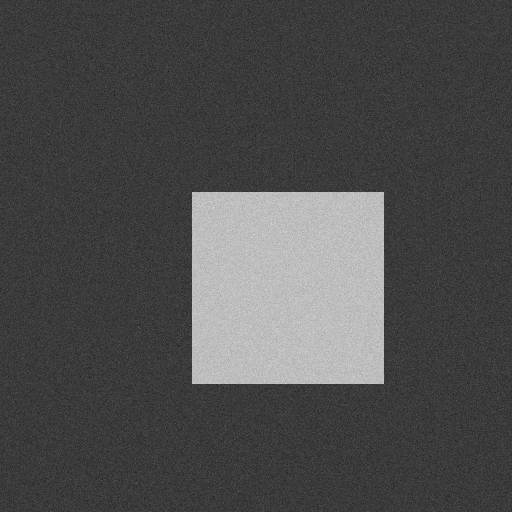
#> input picture DCC/1/demo.png, 1024 x 1024 px (shown at 1/2 size)
$ python bench.py
#> lines starting #> are read from the running program, lines starting #| are printed output that depends on the picture
### DCC/model.py
#!/usr/bin/python3
# -*- encoding: utf-8 -*-
'''
@File      : model.py
@Time      : 2020/03/11
@Reference : https://lcondat.github.io/software.html
'''
__all__ = ('Denoising', )


import numpy as np
import matplotlib.pyplot as plt
from PIL import Image


class Denoising:
    def __init__(self, y=None):
        '''Initialize Denoising object.

        Argument:
            - y: numpy.ndarray, default is `self._default_image()`

        Example:
                >>> from matplotlib.pyplot import cm
                >>> .
                >>> algorithms = 'TN', 'TV', 'TNV', 'TGV'
                >>> .
                >>> d = Denoising()
                >>> fig = plt.figure()
                >>> length = len(algorithms) + 1
                >>> fig.add_subplot(1, length, 1)
                >>> plt.imshow(d.y, cmap=cm.gray)
                >>> plt.title('Noised Image')
                >>> for ith, algorithm in enumerate(algorithms):
                ...     fig.add_subplot(1, length, ith+2)
                ...     plt.imshow(d.apply(algorithm), cmap=cm.gray)
                ...     plt.title(algorithm)
                >>> plt.show()
        '''
        self.y = self._default_image() if y is None else y
        if isinstance(self.y, np.ndarray):
            self.y = self.y.astype(float) / self.y.max()
        self._shape = self.y.shape
        self._flag = len(self._shape)==2 and self._shape[0]==self._shape[1]


    # [4 lines left out: function __repr__, not called in this run]


    def apply(self, algorithm, **kwargs):
        '''Apply image denoising algorithm.
        '''
        dimension = len(self._shape)
        if dimension == 2:
            api = getattr(self, algorithm, None)
            assert api is not None, f'The algorithm `{algorithm}` does not exist.'
            if self._flag:
                return api(**kwargs)
            else:
                side = max(self._shape)
                I = Image.fromarray(self.y).resize((side, side))
                J = Denoising(np.array(I).T).apply(algorithm, **kwargs)
                K = Image.fromarray(J).resize(self._shape)
                return (np.array(K)).T
        elif dimension == 3:
            x = np.ndarray(self._shape)
            for rgb in range(self._shape[-1]):
                x[:, :, rgb] = Denoising(self.y[:, :, rgb]).apply(algorithm, **kwargs)
            return x
        else:
            raise NotImplementedError


    # [24 lines left out: function show, not called in this run]


    def TV(self, λ=0.1, τ=0.01, ρ=1.0, epochs=100):
        r'''Denoising/smoothing a given image y with the isotropic total variation.

        .. math::

            \min ||x-y||_2^2/2 + λ||∇x||_1,2

        Argument:
            - λ: float, lambda
            - τ: float, calculate proximal parameter
            - ρ: float, relaxation parameter in [1,2)
            - epochs: int, number of iterations

        Return:
            - numpy.ndarray, same size as `self.y`

        Example:
            >>> I = np.zeros((nx, ny))
            >>> J = 0.1*np.random.normal(0, 1, (nx, ny)) + I
            >>> K = Denoising(J).TV()

        Reference:
            The over-relaxed Chambolle-Pock algorithm is described in L. Condat,
            "A primal-dual splitting method for convex optimization involving
            Lipschitzian, proximable and linear composite terms", J. Optimization
            Theory and Applications, vol. 158, no. 2, pp. 460-479, 2013.
        '''
        assert self._flag, 'Maybe you should consider `self.apply`'

        y = self.y
        σ = 1 / (8*τ)

        x2 = y.copy()
        Dh2, Dv2 = self._prox_sigma_g_conj(*self._D(x2), λ=λ)  # initialize dual solution

        for ith in range(epochs):
            x = self._prox_tau_f(x2-τ*self._Dadj(Dh2, Dv2), y, τ)
            d = self._D(2*x - x2)
            Dh, Dv = self._prox_sigma_g_conj(Dh2+σ*d[0], Dv2+σ*d[1], λ=λ)
            x2 += ρ * (x-x2)
            Dh2 += ρ * (Dh-Dh2)
            Dv2 += ρ * (Dv-Dv2)

        return x


    # [197 lines left out: functions TNV, TGV, TN, Tikhonov, add_noise, _default_image, not called in this run]


    def _noise(self, y, μ=0.5, σ=0.1):
        return np.random.normal(μ, σ, y.shape)


    # [5 lines left out: function _debug, not called in this run]


    def _D(self, x):
        # ∇
        width, height, *_ = self._shape  # 2-dimension
        Dh = np.concatenate((np.diff(x, 1, 0), np.zeros((1, width))), axis=0)
        Dv = np.concatenate((np.diff(x, 1, 1), np.zeros((height, 1))), axis=1)
        return Dh, Dv


    # [7 lines left out: function _J, not called in this run]


    def _Dadj(self, Dh, Dv, head=slice(0, 1), body=slice(0, None), tail=slice(-1, -1)):
        D2h = np.concatenate((Dh[head, :], np.diff(Dh[body, :], 1, 0), Dh[tail, :]), axis=0)
        D2v = np.concatenate((Dv[:, head], np.diff(Dv[:, body], 1, 1), Dh[:, tail]), axis=1)
        return -(D2h + D2v)


    # [6 lines left out: function _Jadj, not called in this run]


    def _prox_tau_f(self, x, y, τ):
        return (x + τ*y) / (1 + τ)


    # [4 lines left out: function _prox_tau_fr, not called in this run]


    def _prox_sigma_g_conj(self, *Ds, λ):
        TV = np.sqrt(sum(D**2 for D in Ds)) / λ
        TV = TV.clip(1, None)  # limit the values to [1, inf]
        return tuple(D/TV for D in Ds)


    # [9 lines left out: function _prox_g, not called in this run]


# [12 lines that do not run on import are left out]

### DCC/1/bench.py
#!/usr/bin/python3
import sys
sys.path.append('../0')

import matplotlib.pyplot as plt

from model import Denoising


I = plt.imread('demo.png')[:, :, 0]
#> I: shape (1024, 1024) float32; min 0.0314, max 0.957, mean 0.301
d = Denoising(I)
J = d.apply('TV')
#> in _D, `Dh = np.concatenate((np.diff(x, 1, 0), np.zeros((1, width))), axis=0)`:
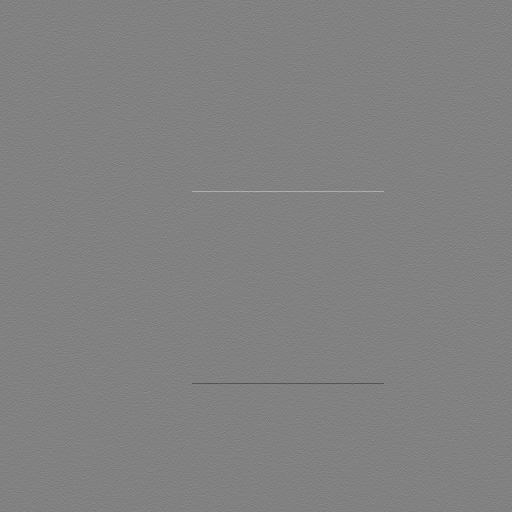
#> Dh: shape (1024, 1024) float64 (shown at 1/2 size); min -0.791, max 0.766, mean 4.02e-06; drawn with min black and max white
#> in _prox_sigma_g_conj, `TV = np.sqrt(sum(D**2 for D in Ds)) / λ`:
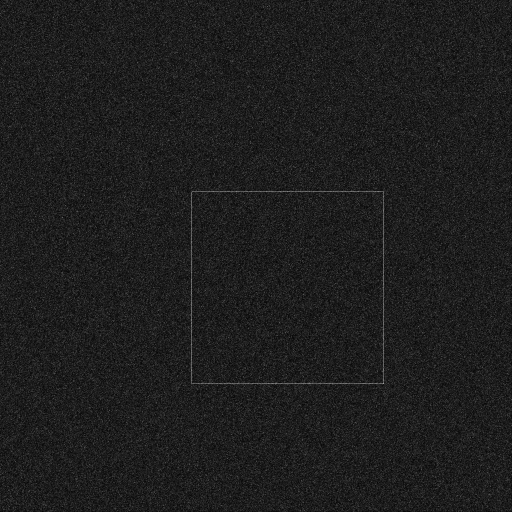
#> TV: shape (1024, 1024) float64 (shown at 1/2 size); min 0, max 7.99, mean 0.945; drawn with min black and max white
#> in _prox_sigma_g_conj, `TV = TV.clip(1, None)`:
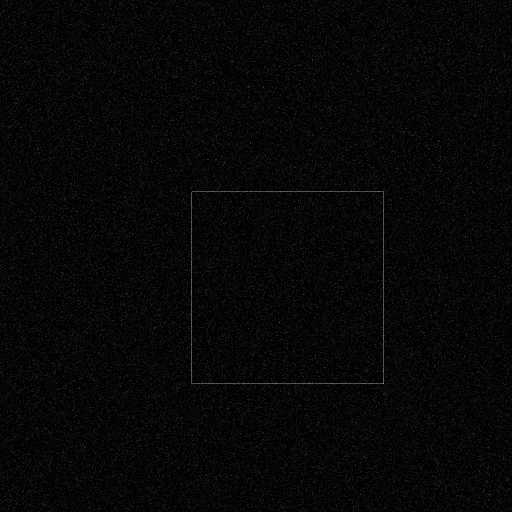
#> TV: shape (1024, 1024) float64 (shown at 1/2 size); min 1, max 7.99, mean 1.19; drawn with min black and max white
#> in TV, `Dh2, Dv2 = self._prox_sigma_g_conj(*self._D(x2), λ=λ)`:
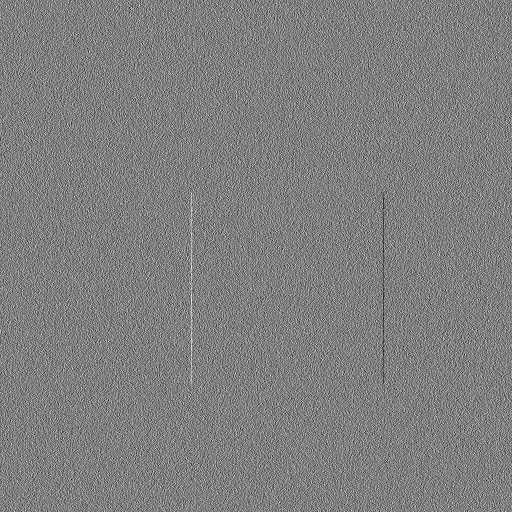
#> Dv2: shape (1024, 1024) float64 (shown at 1/2 size); min -0.1, max 0.1, mean 1.24e-05; drawn with min black and max white
#> after the loop in TV, `for ith in range(epochs):`:
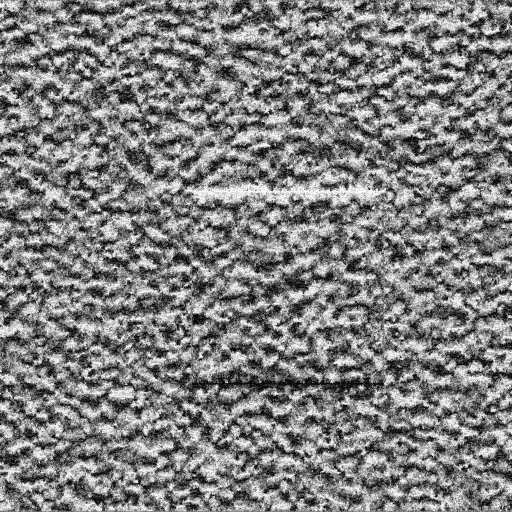
#> Dh2: shape (1024, 1024) float64 (shown at 1/2 size); min -0.1, max 0.1, mean 7.92e-05; drawn with min black and max white
#> after the loop in TV, `for ith in range(epochs):`:
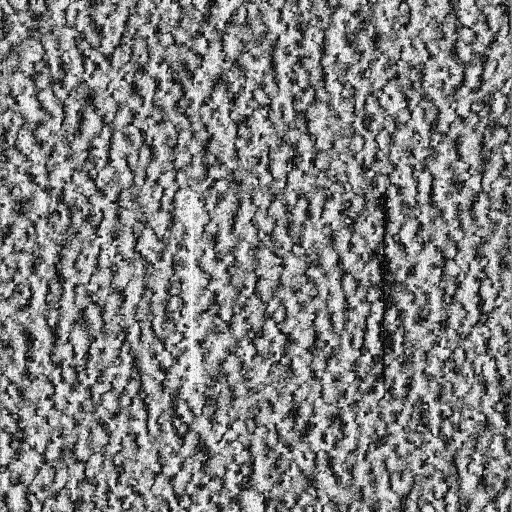
#> Dv2: shape (1024, 1024) float64 (shown at 1/2 size); min -0.1, max 0.1, mean 0.000275; drawn with min black and max white

plt.imsave('bench.png', J, cmap=plt.cm.gray)
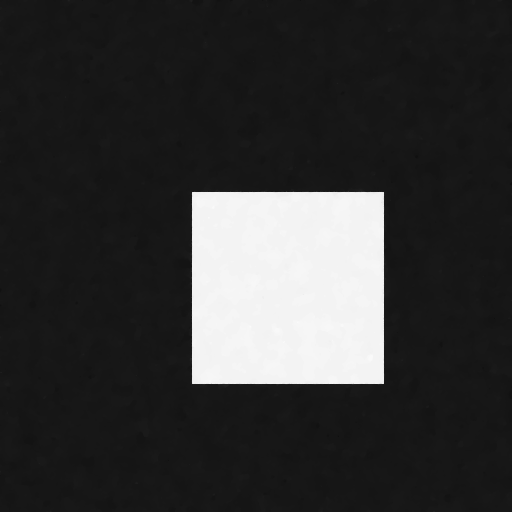
#> saved as bench.png: shape (1024, 1024, 3) (shown at 1/2 size); min 0, max 255, mean 53.5
